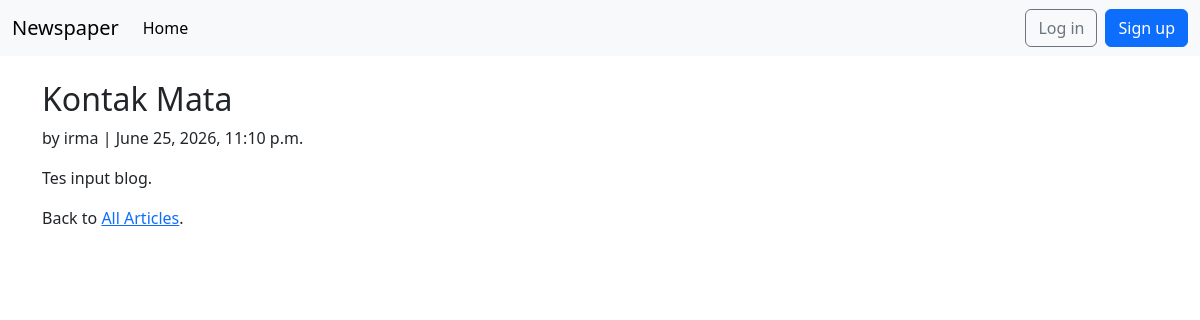
The page /articles/4/ on the database its author committed.
### articles/models.py (models this page shows, shortened)
class Article(models.Model):
    title = models.CharField(max_length=255)
    body = models.TextField()
    date = models.DateTimeField(auto_now_add=True)
    author = models.ForeignKey(
          settings.AUTH_USER_MODEL,
          on_delete=models.CASCADE,
    )

### accounts/models.py (models this page shows)
class CustomUser(AbstractUser):
    age = models.PositiveIntegerField(null=True, blank=True)

### articles/views.py (the view)
# urls.py: path("<int:pk>/", ArticleDetailView.as_view(),
class ArticleDetailView(DetailView):
    model = Article
    template_name = "article_detail.html"

### templates/article_detail.html (shortened to what this page needs)
{% extends "base.html" %}
{% block content %}
<h2>{{ article.title }}</h2>
<p>by {{ article.author }} | {{ article.date }}</p>
<p>{{ article.body }}</p>
<p>Back to <a href="{% url 'article_list' %}">All Articles</a>.</p>
{% endblock content %}

### rows shown on the page
Article: title "Kontak Mata", author "irma", date "June 25, 2026, 11:10 p.m.", body "Tes input blog."
